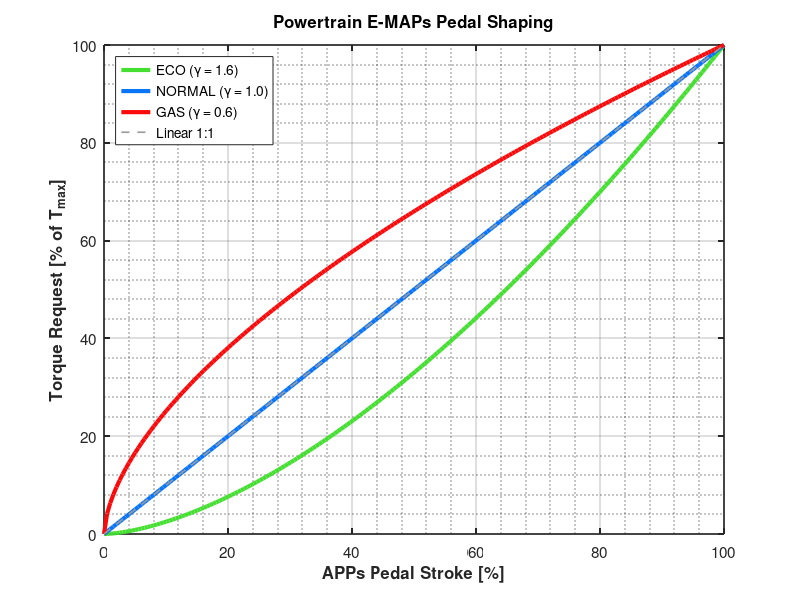

Here is the MATLAB script that generated this plot:
% Inizializzazione della figura con sfondo bianco
figure('Color', 'white', 'Position', [100, 100, 700, 450]);

% Vettore della corsa del pedale normalizzata (da 0 a 1)
p = linspace(0, 1, 200);

% Parametri di shaping: T_req = T_max * p^gamma
gamma_eco    = 1.6;   % Risposta concava (più graduale)
gamma_normal = 1.0;   % Risposta lineare
gamma_gas    = 0.6;   % Risposta convessa (aggressiva)

% Calcolo delle curve (in percentuale di T_max)
y_eco    = (p.^gamma_eco)    * 100;
y_normal = (p.^gamma_normal) * 100;
y_gas    = (p.^gamma_gas)    * 100;
p_pct = p * 100;

% Colori coerenti con la palette delle mappe dell'HMI
c_eco    = [68, 223, 49]  / 255;   % #44df31 (Verde)
c_normal = [11, 117, 247] / 255;   % #0b75f7 (Blu)
c_gas    = [250, 10, 10]  / 255;   % #fa0a0a (Rosso)

% Plot delle curve
plot(p_pct, y_eco,    'Color', c_eco,    'LineWidth', 3);
hold on;
plot(p_pct, y_normal, 'Color', c_normal, 'LineWidth', 3);
plot(p_pct, y_gas,    'Color', c_gas,    'LineWidth', 3);

% Riferimento tratteggiato 1:1 (lineare pura)
plot(p_pct, p_pct, '--', 'Color', [0.6, 0.6, 0.6], 'LineWidth', 1.2);
hold off;

% Decorazioni e stile degli assi
grid on;
grid minor;
xlim([0 100]);
ylim([0 100]);
xlabel('APPs Pedal Stroke [%]', 'FontSize', 12, 'FontWeight', 'bold');
ylabel('Torque Request [% of T_{max}]', 'FontSize', 12, 'FontWeight', 'bold', ...
       'Interpreter', 'tex');
title('Powertrain E-MAPs Pedal Shaping', 'FontSize', 14, 'FontWeight', 'bold');

% Legenda con i parametri gamma espliciti
legend({sprintf('ECO (\\gamma = %.1f)',    gamma_eco), ...
        sprintf('NORMAL (\\gamma = %.1f)', gamma_normal), ...
        sprintf('GAS (\\gamma = %.1f)',    gamma_gas), ...
        'Linear 1:1'}, ...
       'Location', 'northwest', 'FontSize', 11, 'Interpreter', 'tex');

set(gca, 'FontSize', 11, 'LineWidth', 1.2, 'Box', 'on', 'TickDir', 'in');

% Export per la tesi
exportgraphics(gcf, 'PedalMap.png', 'Resolution', 300);
